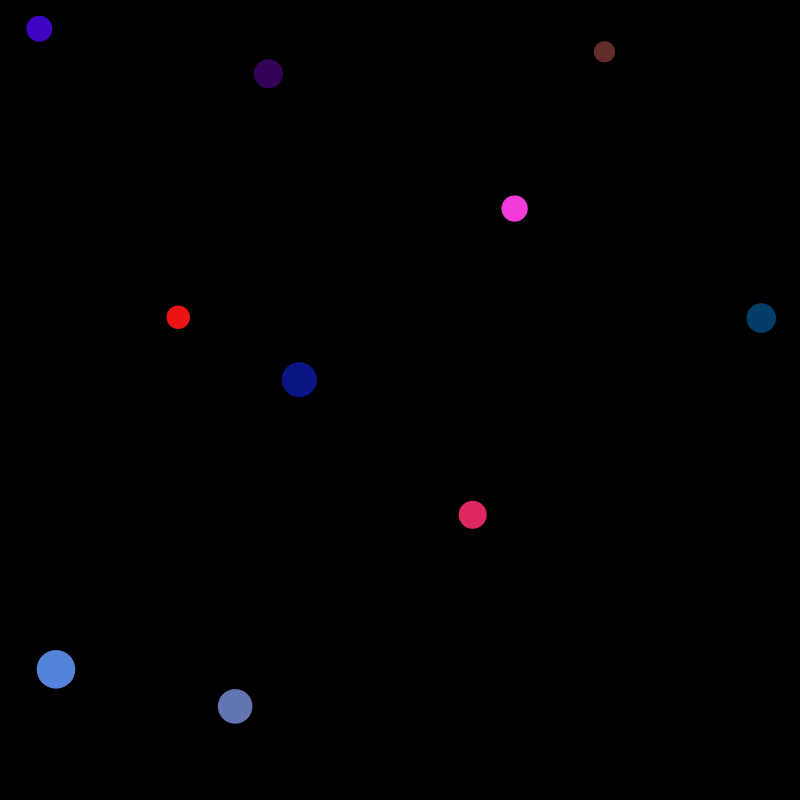
Frame 1 (no input)
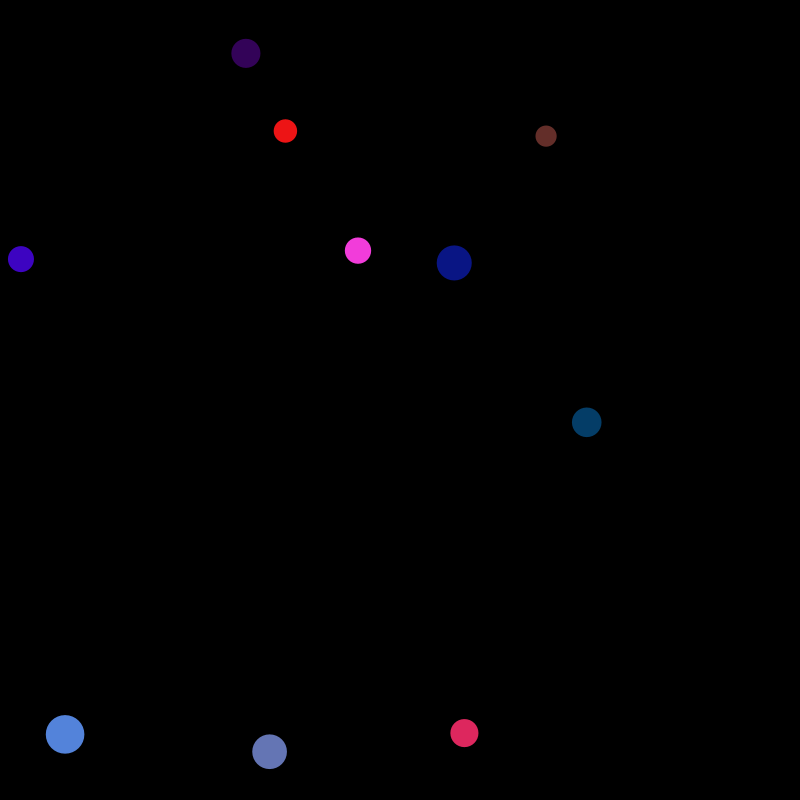
Frame 60 (the mouse pressed at the canvas centre just before this capture)
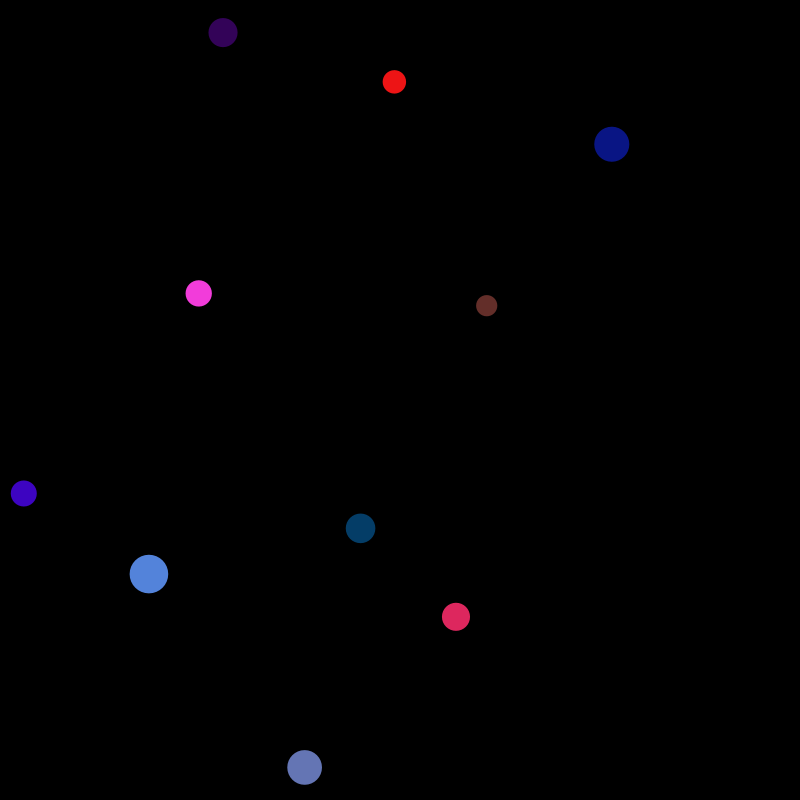
Frame 120 (the mouse held since frame 60 and released just before this capture)

The Processing sketch that drew these frames (run headless with seeded random() and noise(); from frame 60 on, the mouse is pressed at the canvas centre):

// Processing sketch: OO_Balls
// ── OO_Balls.pde
Main main;

void setup() {
  size(800, 800);
  main = new Main(10);
  noStroke();
}

void draw() {
  background(0);
  main.update();
}

void keyPressed() {
  main.addBall();
  //switch (key) {
  //  case UP:
  //  main.setGravity(Direction.UP);
  //  break;
  //  case DOWN:
  //  main.setGravity(Direction.DOWN);
  //  break;
  //  case LEFT:
  //  main.setGravity(Direction.LEFT);
  //  break;
  //  case RIGHT:
  //  main.setGravity(Direction.RIGHT);
  //  break;
  //}
}

void mousePressed() {
  main.removeBall(new PVector(mouseX, mouseY));
}

// ── Ball.pde
public class Ball extends Object implements Movable {
  private PVector direction;
  private float radius;
  private final static int MIN_RADIUS = 10;
  private final static int MAX_RADIUS = 20;
  private final static int MAX_SPEED = 5;
  
  public Ball() {
    super(random(width), random(height));
    radius = random(MIN_RADIUS, MAX_RADIUS);
    randomDirection();
  }
  
  public Ball(float x, float y) {
    super(x, y);
    radius = random(MIN_RADIUS, MAX_RADIUS);
    randomDirection();
  }
  
  public Ball(float x, float y, float radius) {
    super(x, y);
    this.radius = radius;
    randomDirection();
  }
  
  public Ball(float x, float y, float radius, Colour colour) {
    super(x, y, colour);
    this.radius = radius;
    randomDirection();
  }
  
  public void move() { 
    updatePos(direction);
    checkWallCollision();
  }
  
  public void update() {
    move();
    show();
  }
  
  public void show() {
    fill(getColour().r, getColour().g, getColour().b);
    ellipse(getPos().x, getPos().y, radius*2, radius*2);
  }
  
  private void randomDirection() {
    float angle = random(2*PI);
    float speed = random(MAX_SPEED);
    direction = new PVector(cos(angle)*speed, sin(angle)*speed);
  }
  
  public void checkWallCollision() {
    if (getPos().x < radius) {
      direction = new PVector(-direction.x, direction.y);
      setPos(new PVector(2*radius-getPos().x, getPos().y));
    }
    if (getPos().x > width-radius) {
      direction = new PVector(-direction.x, direction.y);
      setPos(new PVector(2*height-2*radius-getPos().x, getPos().y));
    }
    if (getPos().y < radius) {
      direction = new PVector(direction.x, -direction.y);
      setPos(new PVector(getPos().x, 2*radius-getPos().y));
    }
    if (getPos().y > height-radius) {
      direction = new PVector(direction.x, -direction.y);
      setPos(new PVector(getPos().x, 2*width-2*radius-getPos().y));
    }
  }
}

// ── Colour.pde
public class Colour {
  private float r, g, b;
  
  public Colour() {
    r = random(255);
    g = random(255);
    b = random(255);
  }
  
  public Colour(float r, float g, float b) {
    this.r = r;
    this.g = g;
    this.b = b;
  }
  
  public float getR() {
    return r;
  }
  
  public float getG() {
    return g;
  }
  
  public float getB() {
    return b;
  }
}

// ── Main.pde
public class Main {
  private ArrayList<Ball> balls = new ArrayList<Ball>();
  private final static int MIN_DELETION_DISTANCE = 50;
  
  public Main(int ballCount) {
    for (int i = 0; i < ballCount; i++) {
      addBall();
    }
  }
  
  public void update() {
    for (Ball b : balls) {
      b.update();
    }  
  }
  
  public void addBall() {
    balls.add(new Ball());
  }
  
  public void removeBall(PVector pos) {
    ArrayList<Ball> ballsToDelete = new ArrayList<Ball>();
    for (Ball b : balls) {
      if (b.distanceTo(pos) < MIN_DELETION_DISTANCE) {
        ballsToDelete.add(b);
      }
    }
    for (Ball b : ballsToDelete) {
      balls.remove(b);
    }
  }
}

// ── Movable.pde
public interface Movable {
  PVector direction = new PVector();
  void move();
  void checkWallCollision();
}

// ── Object.pde
public abstract class Object {
  private PVector pos;
  private Colour colour;
  
  public Object(float x, float y) {
    pos = new PVector(x, y);
    colour = new Colour();
  }
  
  public Object(float x, float y, Colour colour) {
    pos = new PVector(x, y);
    this.colour = colour;
  }
  
  public PVector getPos() {
    return pos;
  }
  
  public Colour getColour() {
    return colour;
  }
  
  public void setPos(PVector pos) {
    this.pos = pos;
  }
  
  public void updatePos(PVector pos) {
    this.pos = new PVector(this.pos.x + pos.x, this.pos.y + pos.y);
  }
  
  public abstract void show();
  
  public float distanceTo(PVector targetPos) {
    return dist(pos.x, pos.y, targetPos.x, targetPos.y);
  }
}
